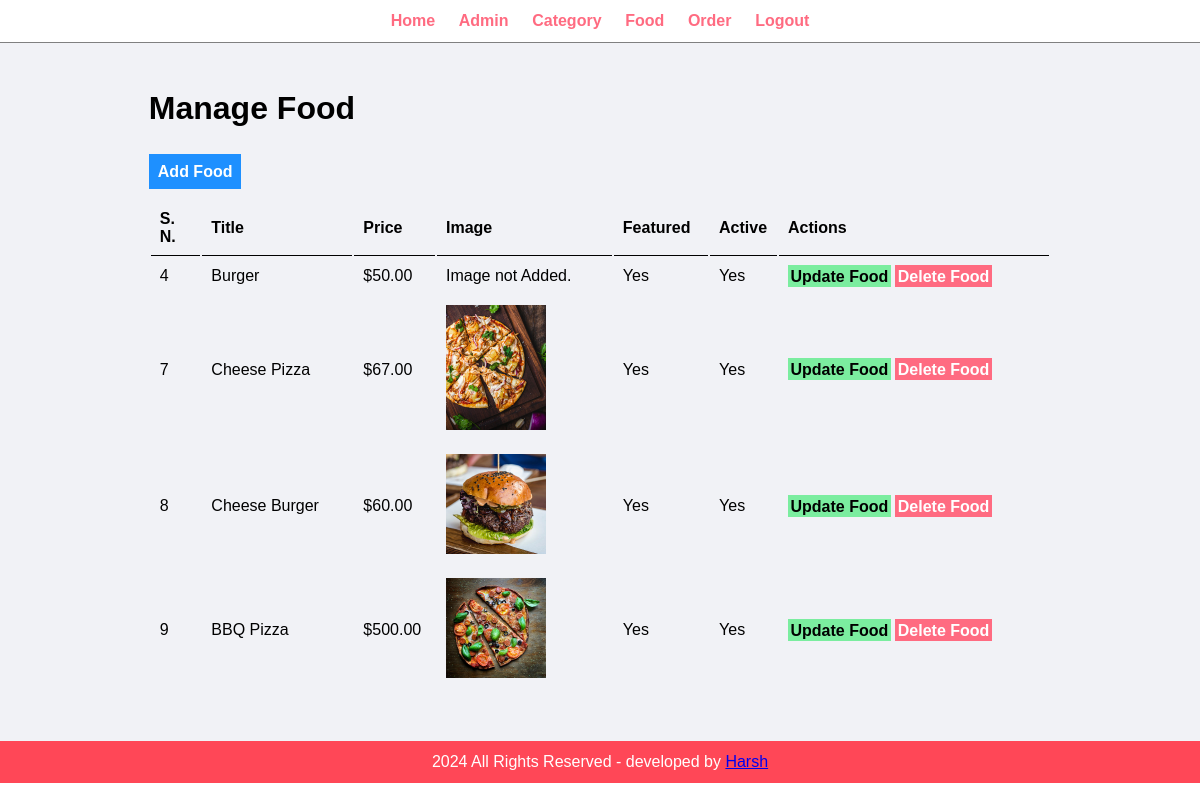
Screenshot of /food-order/admin/manage-food.php (signed in) with the database file from the repository.
### tables this page shows
CREATE TABLE `tbl_food` (
  `id` int(10) UNSIGNED NOT NULL,
  `title` varchar(100) NOT NULL,
  `description` text NOT NULL,
  `price` decimal(10,2) NOT NULL,
  `image_name` varchar(255) NOT NULL,
  `category_id` int(10) UNSIGNED NOT NULL,
  `featured` varchar(10) NOT NULL,
  `active` varchar(10) NOT NULL
);

### food-order/admin/manage-food.php (the view, shortened to what this page needs)
<?php include('partials/menu.php') ?>
<div class="main-content">
    <div class="wrapper">
    <h1>Manage Food</h1>
    <br>
    <br>
    <a href="<?php echo SITEURL;?>admin/add-food.php"class="btn-primary" >Add Food</a>
    <br>
    <br>
    <table class="tbl-full">
        <tr>
            <th>S. N.</th>
            <th>Title</th>
            <th>Price</th>
            <th>Image</th>
            <th>Featured</th>
            <th>Active</th>
            <th>Actions</th>
        </tr>
        <?php
        $sql = "SELECT * FROM tbl_food";
        $res = mysqli_query($conn, $sql);
        $count=mysqli_num_rows($res);
        if($count>0)
        {
            while($row=mysqli_fetch_assoc($res))
            {
                $id=$row['id'];
                $title=$row['title'];
                $price=$row['price'];
                $image_name=$row['image_name'];
                $featured=$row['featured'];
                $active=$row['active'];
                ?>
                <tr>
            <td><?php echo $id; ?></td>
            <td><?php echo $title; ?></td>
            <td>$<?php echo $price; ?></td>
            <td>
                <?php
                if($image_name=="")
                {
                    echo "<div clas='error'>Image not Added.</div>";
                }
                else{
                    ?>
                    <img src="<?php echo SITEURL; ?>images/food/<?php echo $image_name; ?>" width="100px;">
                    <?php
                }
                ?>
            </td>
            <td><?php echo $featured; ?></td>
            <td><?php echo $active; ?></td>
            <td>
            <a href="<?php echo SITEURL;?>admin/update-food.php?id=<?php echo $id; ?>"class="btn-secondary" >Update Food</a>
            <a href="<?php echo SITEURL;?>admin/delete-food.php?id=<?php echo $id; ?>&image_name=<?php echo $image_name; ?>"class="btn-danger" >Delete Food</a>
            </td>
        </tr>
                <?php
            }
        }
        else{
            echo "<tr><td colspan='7 class='error'>Food Not Added Yet.</td></tr>";
        }
        ?>
    </table>
    </div>
</div>
<?php include('partials/footer.php') ?>

### food-order/css/admin.css (style rules this page uses)
* { margin: 0; padding: 0%; font-family: Arial, Helvetica, sans-serif; }
.wrapper { padding: 1%; width: 80%; margin: auto; }
.tbl-full { width: 100%; }
table tr th { border-bottom: 1px solid black; padding: 1%; text-align: left; }
table tr td { padding: 1%; }
.btn-primary { background-color: #1e90ff; padding: 1%; color: white; text-decoration: none; font-weight: bold; }
.btn-secondary { background-color: #7bed9f; padding: 1%; color: black; text-decoration: none; font-weight: bold; }
.btn-danger { background-color: #ff6b81; padding: 1%; color: white; text-decoration: none; font-weight: bold; }
.main-content { background-color: #f1f2f6; padding: 3%; }

### rows the page displays
tbl_food: id "4", title "Burger", price "50.00", image_name "Image not Added.", featured "Yes", active "Yes"
tbl_food: id "7", title "Cheese Pizza", price "67.00", image_name (picture), featured "Yes", active "Yes"
tbl_food: id "8", title "Cheese Burger", price "60.00", image_name (picture), featured "Yes", active "Yes"
tbl_food: id "9", title "BBQ Pizza", price "500.00", image_name (picture), featured "Yes", active "Yes"
